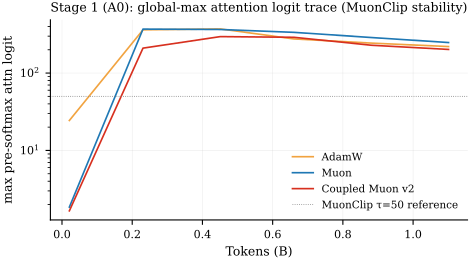

This figure's Python source:
"""Fig 5 — A0 max attention logit (`probe/attn_logit/global_max`) vs tokens.

Tests the MuonClip-stability signal: does coupling tame Q-K logit growth
relative to vanilla Muon? (See experiment.md a.5, c.7.)
"""
from __future__ import annotations

import sys
from pathlib import Path

import matplotlib.pyplot as plt
import pandas as pd

sys.path.insert(0, str(Path(__file__).resolve().parent))
from _common import DATA_DIR, OPT_COLOR, OPT_LABEL, OPTIMIZERS, save_fig, setup_mpl


def main() -> None:
    setup_mpl()
    h = pd.read_parquet(DATA_DIR / "coupled_muon_A0_repro_history_bestlr_probes.parquet")
    s1 = pd.read_parquet(DATA_DIR / "coupled_muon_A0_repro_summary.parquet")
    metric = "probe/attn_logit/global_max"
    if len(h) == 0 or metric not in set(h["metric"]):
        print("  no attn_logit data — skipping fig 5")
        return

    fig, ax = plt.subplots(figsize=(5.4, 2.6))
    for opt in OPTIMIZERS:
        run_ids = s1[s1["optimizer"] == opt]["run_id"].tolist()
        sub = h[(h["metric"] == metric) & (h["run_id"].isin(run_ids))]
        if len(sub) == 0:
            continue
        sub = sub.sort_values("tokens")
        ax.plot(sub["tokens"] / 1e9, sub["value"], color=OPT_COLOR[opt], lw=1.2, label=OPT_LABEL[opt])
    ax.axhline(50.0, color="grey", lw=0.6, ls=":", label="MuonClip τ=50 reference")
    ax.set_yscale("log")
    ax.set_xlabel("Tokens (B)")
    ax.set_ylabel(r"max pre-softmax attn logit")
    ax.set_title("Stage 1 (A0): global-max attention logit trace (MuonClip stability)")
    ax.legend(frameon=False, fontsize=7.5, loc="best")
    save_fig(fig, "fig05_stage1_attn_logit")


if __name__ == "__main__":
    main()
